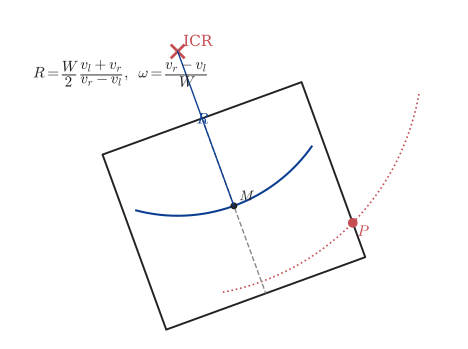

Generate this figure with Python:
"""Figure 2 — ICR geometry for a single (constant v_l, v_r) command.
The instantaneous centre of rotation lies on the wheel-axis line. The
wheel-midpoint M sweeps an arc of radius R about the ICR; the pen sweeps
a concentric arc of radius |ICR - P|.
"""
import numpy as np
import rtlib_diagrams as rd
import matplotlib.pyplot as plt
from matplotlib.patches import Rectangle, FancyArrowPatch, Arc, Circle


def main():
    rd.setup_style()
    fig, ax = rd.figure(width=6.2, height=4.4)

    # Robot pose centred at origin, theta = 30 deg
    L_chassis, W_chassis = 23.2, 20.4
    theta = np.deg2rad(20.0)
    c, s = np.cos(theta), np.sin(theta)

    # Chassis polygon, axis-aligned then rotated about M=(0,0)
    corners_b = np.array([[-L_chassis / 2, -W_chassis / 2],
                          [L_chassis / 2, -W_chassis / 2],
                          [L_chassis / 2, W_chassis / 2],
                          [-L_chassis / 2, W_chassis / 2],
                          [-L_chassis / 2, -W_chassis / 2]])
    R = np.array([[c, -s], [s, c]])
    corners_w = corners_b @ R.T
    ax.plot(corners_w[:, 0], corners_w[:, 1], color=rd.COLOR_AXIS, lw=1.4)

    # Wheel axis as a line through M perpendicular to heading
    wheel_axis_dir = np.array([-s, c])  # body y in world
    wa1 = wheel_axis_dir * (W_chassis / 2)
    wa2 = -wheel_axis_dir * (W_chassis / 2)
    ax.plot([wa1[0], wa2[0]], [wa1[1], wa2[1]],
            color=rd.COLOR_GUIDE, lw=1.0, ls='--')

    # ICR on the wheel-axis line, distance R_icr to the left
    R_icr = 18.0
    icr = wheel_axis_dir * R_icr
    ax.plot(*icr, 'x', color=rd.COLOR_SECONDARY, ms=10, mew=2)
    ax.text(icr[0] + 0.6, icr[1] + 0.6, r'ICR', color=rd.COLOR_SECONDARY, fontsize=11)

    # Body arc from M about ICR
    arc_radius_M = R_icr
    base_angle = np.degrees(np.arctan2(0 - icr[1], 0 - icr[0]))
    sweep = 35
    ax.add_patch(Arc(icr, 2 * arc_radius_M, 2 * arc_radius_M,
                     angle=0, theta1=base_angle - sweep, theta2=base_angle + sweep,
                     color=rd.COLOR_PRIMARY, lw=1.5))

    # Pen at front-corner offset, body (px, py) = (L/2, -W/2)
    px_b, py_b = L_chassis / 2 - 0, -W_chassis / 2 + 4
    pen_w = R @ np.array([px_b, py_b])
    ax.plot(*pen_w, 'o', color=rd.COLOR_SECONDARY, ms=6)
    ax.text(pen_w[0] + 0.5, pen_w[1] - 1.5, r'$P$', color=rd.COLOR_SECONDARY, fontsize=11)

    # Pen arc — concentric, radius |ICR - P|
    pen_radius = np.linalg.norm(pen_w - icr)
    base_angle_p = np.degrees(np.arctan2(pen_w[1] - icr[1], pen_w[0] - icr[0]))
    ax.add_patch(Arc(icr, 2 * pen_radius, 2 * pen_radius,
                     angle=0, theta1=base_angle_p - sweep, theta2=base_angle_p + sweep,
                     color=rd.COLOR_SECONDARY, lw=1.2, ls=':'))

    # M marker
    ax.plot(0, 0, 'o', color=rd.COLOR_AXIS, ms=4)
    ax.text(0.6, 0.6, r'$M$', fontsize=10, color=rd.COLOR_AXIS)

    # Radius from ICR to M
    ax.plot([icr[0], 0], [icr[1], 0], color=rd.COLOR_PRIMARY, lw=1.0)
    ax.text((icr[0]) / 2 - 1.0, (icr[1]) / 2 + 0.5, r'$R$',
            color=rd.COLOR_PRIMARY, fontsize=11)

    # Annotation for the formula
    ax.text(-22, 14,
            r'$R = \dfrac{W}{2}\,\dfrac{v_l + v_r}{v_r - v_l},\;\;'
            r'\omega = \dfrac{v_r - v_l}{W}$',
            fontsize=11, color=rd.COLOR_AXIS)

    ax.set_xlim(-25, 25)
    ax.set_ylim(-15, 22)
    ax.set_aspect('equal')
    ax.set_xticks([])
    ax.set_yticks([])
    for sp in ('top', 'right', 'left', 'bottom'):
        ax.spines[sp].set_visible(False)

    rd.save(fig, '01.2-icr-geometry.pdf')


if __name__ == '__main__':
    main()
